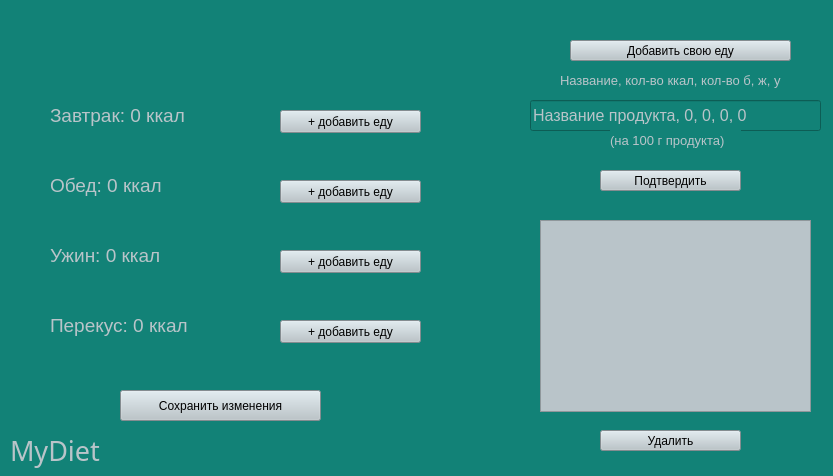
<?xml version="1.0" encoding="UTF-8"?>
<ui version="4.0">
 <class>Form</class>
 <widget class="QWidget" name="Form">
  <property name="enabled">
   <bool>true</bool>
  </property>
  <property name="geometry">
   <rect>
    <x>0</x>
    <y>0</y>
    <width>833</width>
    <height>476</height>
   </rect>
  </property>
  <property name="windowTitle">
   <string>Form</string>
  </property>
  <property name="styleSheet">
   <string notr="true">background-color:rgb(18, 130, 119)</string>
  </property>
  <widget class="QPushButton" name="add_user_food">
   <property name="geometry">
    <rect>
     <x>570</x>
     <y>40</y>
     <width>221</width>
     <height>21</height>
    </rect>
   </property>
   <property name="styleSheet">
    <string notr="true">background-color:  rgb(185, 196, 201)</string>
   </property>
   <property name="text">
    <string>Добавить свою еду</string>
   </property>
  </widget>
  <widget class="QLineEdit" name="user_food">
   <property name="enabled">
    <bool>true</bool>
   </property>
   <property name="geometry">
    <rect>
     <x>530</x>
     <y>100</y>
     <width>291</width>
     <height>31</height>
    </rect>
   </property>
   <property name="font">
    <font>
     <pointsize>12</pointsize>
    </font>
   </property>
   <property name="focusPolicy">
    <enum>Qt::StrongFocus</enum>
   </property>
   <property name="layoutDirection">
    <enum>Qt::LeftToRight</enum>
   </property>
   <property name="styleSheet">
    <string notr="true">color:  rgb(185, 196, 201)</string>
   </property>
   <property name="text">
    <string>Название продукта, 0, 0, 0, 0</string>
   </property>
  </widget>
  <widget class="QLabel" name="label_3">
   <property name="enabled">
    <bool>true</bool>
   </property>
   <property name="geometry">
    <rect>
     <x>560</x>
     <y>70</y>
     <width>251</width>
     <height>21</height>
    </rect>
   </property>
   <property name="font">
    <font>
     <pointsize>10</pointsize>
    </font>
   </property>
   <property name="styleSheet">
    <string notr="true">color:  rgb(185, 196, 201)</string>
   </property>
   <property name="text">
    <string>Название, кол-во ккал, кол-во б, ж, у </string>
   </property>
  </widget>
  <widget class="QLabel" name="label_4">
   <property name="enabled">
    <bool>true</bool>
   </property>
   <property name="geometry">
    <rect>
     <x>610</x>
     <y>130</y>
     <width>131</width>
     <height>21</height>
    </rect>
   </property>
   <property name="font">
    <font>
     <pointsize>10</pointsize>
    </font>
   </property>
   <property name="styleSheet">
    <string notr="true">color:  rgb(185, 196, 201)</string>
   </property>
   <property name="text">
    <string>(на 100 г продукта)</string>
   </property>
  </widget>
  <widget class="QListWidget" name="food_list">
   <property name="enabled">
    <bool>true</bool>
   </property>
   <property name="geometry">
    <rect>
     <x>540</x>
     <y>220</y>
     <width>271</width>
     <height>192</height>
    </rect>
   </property>
   <property name="font">
    <font>
     <pointsize>10</pointsize>
    </font>
   </property>
   <property name="styleSheet">
    <string notr="true">background-color:  rgb(185, 196, 201)</string>
   </property>
   <property name="editTriggers">
    <set>QAbstractItemView::DoubleClicked|QAbstractItemView::EditKeyPressed</set>
   </property>
  </widget>
  <widget class="QPushButton" name="accept">
   <property name="geometry">
    <rect>
     <x>600</x>
     <y>170</y>
     <width>141</width>
     <height>21</height>
    </rect>
   </property>
   <property name="styleSheet">
    <string notr="true">background-color:  rgb(185, 196, 201)</string>
   </property>
   <property name="text">
    <string>Подтвердить</string>
   </property>
  </widget>
  <widget class="QLabel" name="dinner_label">
   <property name="geometry">
    <rect>
     <x>50</x>
     <y>240</y>
     <width>171</width>
     <height>31</height>
    </rect>
   </property>
   <property name="font">
    <font>
     <pointsize>14</pointsize>
    </font>
   </property>
   <property name="styleSheet">
    <string notr="true">color:  rgb(185, 196, 201)</string>
   </property>
   <property name="text">
    <string>Ужин: 0 ккал</string>
   </property>
  </widget>
  <widget class="QPushButton" name="add_to_lunch">
   <property name="geometry">
    <rect>
     <x>280</x>
     <y>180</y>
     <width>141</width>
     <height>23</height>
    </rect>
   </property>
   <property name="styleSheet">
    <string notr="true">background-color:  rgb(185, 196, 201)</string>
   </property>
   <property name="text">
    <string>+ добавить еду</string>
   </property>
  </widget>
  <widget class="QLabel" name="breakfast_label">
   <property name="geometry">
    <rect>
     <x>50</x>
     <y>100</y>
     <width>171</width>
     <height>31</height>
    </rect>
   </property>
   <property name="font">
    <font>
     <pointsize>14</pointsize>
    </font>
   </property>
   <property name="styleSheet">
    <string notr="true">color:  rgb(185, 196, 201)</string>
   </property>
   <property name="text">
    <string>Завтрак: 0 ккал</string>
   </property>
  </widget>
  <widget class="QLabel" name="lunch_label">
   <property name="geometry">
    <rect>
     <x>50</x>
     <y>170</y>
     <width>161</width>
     <height>31</height>
    </rect>
   </property>
   <property name="font">
    <font>
     <pointsize>14</pointsize>
    </font>
   </property>
   <property name="styleSheet">
    <string notr="true">color:  rgb(185, 196, 201)</string>
   </property>
   <property name="text">
    <string>Обед: 0 ккал</string>
   </property>
  </widget>
  <widget class="QLabel" name="app_logo_2">
   <property name="geometry">
    <rect>
     <x>10</x>
     <y>410</y>
     <width>131</width>
     <height>81</height>
    </rect>
   </property>
   <property name="font">
    <font>
     <family>Poor Richard</family>
     <pointsize>20</pointsize>
    </font>
   </property>
   <property name="styleSheet">
    <string notr="true">color:  rgb(185, 196, 201)</string>
   </property>
   <property name="text">
    <string>MyDiet</string>
   </property>
  </widget>
  <widget class="QLabel" name="snack_label">
   <property name="geometry">
    <rect>
     <x>50</x>
     <y>310</y>
     <width>191</width>
     <height>31</height>
    </rect>
   </property>
   <property name="font">
    <font>
     <pointsize>14</pointsize>
    </font>
   </property>
   <property name="styleSheet">
    <string notr="true">color:  rgb(185, 196, 201)</string>
   </property>
   <property name="text">
    <string>Перекус: 0 ккал</string>
   </property>
  </widget>
  <widget class="QPushButton" name="add_to_breakfast">
   <property name="geometry">
    <rect>
     <x>280</x>
     <y>110</y>
     <width>141</width>
     <height>23</height>
    </rect>
   </property>
   <property name="styleSheet">
    <string notr="true">background-color:  rgb(185, 196, 201)</string>
   </property>
   <property name="text">
    <string>+ добавить еду</string>
   </property>
  </widget>
  <widget class="QPushButton" name="add_to_snack">
   <property name="geometry">
    <rect>
     <x>280</x>
     <y>320</y>
     <width>141</width>
     <height>23</height>
    </rect>
   </property>
   <property name="styleSheet">
    <string notr="true">background-color:  rgb(185, 196, 201)</string>
   </property>
   <property name="text">
    <string>+ добавить еду</string>
   </property>
  </widget>
  <widget class="QPushButton" name="add_to_dinner">
   <property name="geometry">
    <rect>
     <x>280</x>
     <y>250</y>
     <width>141</width>
     <height>23</height>
    </rect>
   </property>
   <property name="styleSheet">
    <string notr="true">background-color:  rgb(185, 196, 201)</string>
   </property>
   <property name="text">
    <string>+ добавить еду</string>
   </property>
  </widget>
  <widget class="QPushButton" name="delete_food">
   <property name="geometry">
    <rect>
     <x>600</x>
     <y>430</y>
     <width>141</width>
     <height>21</height>
    </rect>
   </property>
   <property name="styleSheet">
    <string notr="true">background-color:  rgb(185, 196, 201)</string>
   </property>
   <property name="text">
    <string>Удалить</string>
   </property>
  </widget>
  <widget class="QPushButton" name="save_food">
   <property name="geometry">
    <rect>
     <x>120</x>
     <y>390</y>
     <width>201</width>
     <height>31</height>
    </rect>
   </property>
   <property name="styleSheet">
    <string notr="true">background-color:  rgb(185, 196, 201)</string>
   </property>
   <property name="text">
    <string>Сохранить изменения</string>
   </property>
  </widget>
 </widget>
 <resources/>
 <connections/>
</ui>
